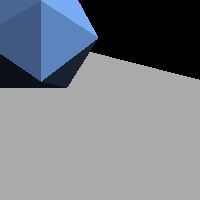
Frame 1 (no input)
Frame 60 (the mouse pressed at the canvas centre just before this capture): identical to frame 1, image omitted
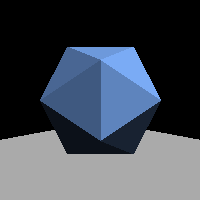
Frame 120 (the mouse held since frame 60 and released just before this capture)

The Processing sketch that drew these frames (run headless with seeded random() and noise(); from frame 60 on, the mouse is pressed at the canvas centre):

// Processing sketch: raytracer_6_shader
// ── raytracer_6_shader.pde
class Vec{
  float x, y, z;
  Vec(float x0, float y0, float z0){
    x = x0; y = y0; z = z0;
  }
  Vec(Vec v0){
    x = v0.x; y = v0.y; z = v0.z;
  }
  Vec add(Vec v){
    return new Vec(x+v.x, y+v.y, z+v.z);
  }
  Vec sub(Vec v){
    return new Vec(x-v.x, y-v.y, z-v.z);
  }
  Vec cross(Vec v){
    return new Vec(y*v.z-z*v.y, z*v.x-x*v.z, x*v.y-y*v.x);
  }
  float dot(Vec v){
    return x*v.x+y*v.y+z*v.z;
  }
  Vec mult(float k){
    return new Vec(k*x, k*y, k*z);
  }
  float abs(){
    return sqrt(x*x+y*y+z*z);
  }
  void normalize(){
    float a = this.abs();
    x/=a; y/=a; z/=a;
  }
  float angle(Vec v){
    return acos(this.dot(v)/this.abs()/v.abs());
  }
}

float INF = 1001001001;

class Ray{
  Vec ori, dir;
  Ray(Vec o0, Vec d0){
    ori = new Vec(o0);
    dir = new Vec(d0);
  }
  void normalize(){
    dir.normalize();
  }
}

class Tri{
  Vec v0, v1, v2;
  color c;
  Tri(Vec w0, Vec w1, Vec w2){
    v0 = new Vec(w0);
    v1 = new Vec(w1);
    v2 = new Vec(w2);
  }
  Vec getH(){
    Vec ret = ((v1.sub(v0)).cross(v2.sub(v0)));
    ret.normalize();
    return ret;
  }
}

/*
  Thomas's algorithm
  written in "Fast, Minimum Storage Ray/Triangle Intersection"
  see http://www.graphics.cornell.edu/pubs/1997/MT97.pdf
*/
Vec cross(Ray r, Tri tr){
  Vec e1 = tr.v1.sub(tr.v0);
  Vec e2 = tr.v2.sub(tr.v0);
  
  Vec pv, tv, qv;
  float t, u, v;
  
  pv = r.dir.cross(e2);
  float det = pv.dot(e1);
  
  if(det > 1e-3){
    tv = r.ori.sub(tr.v0);
    u = tv.dot(pv);
    if(u<0.0 || u>det) return new Vec(INF, INF, INF);
    qv = tv.cross(e1);
    v = r.dir.dot(qv);
    if(v<0.0 || u+v>det) return new Vec(INF, INF, INF);
  }else if(det < -1e-3){
    tv = r.ori.sub(tr.v0);
    u = tv.dot(pv);
    if(u>0.0 || u<det) return new Vec(INF, INF, INF);
    qv = tv.cross(e1);
    v = r.dir.dot(qv);
    if(v>0.0 || u+v<det) return new Vec(INF, INF, INF);
  }else{
    return new Vec(INF, INF, INF);
  }
  
  float idet = 1.0/det;
  t = e2.dot(qv)*idet;
  u *= idet;
  v *= idet;
  return new Vec(t, u, v);
}

class Screen{
  Vec ori, dx, dy;
  Screen(Vec o0, Vec x0, Vec y0){
    ori = new Vec(o0);
    dx = new Vec(x0);
    dy = new Vec(y0);
  }
  
}
  
void setup(){
  size(200, 200);
  colorMode(HSB, 100);
  frameRate(10);
}

void draw(){
  Vec ori = new Vec(1, (width/2-mouseX)/100.0, (height/2-mouseY)/100.0);
  Vec dir = new Vec(1, 0, 0);
  Vec v0 = new Vec(10, 1, 1);
  Vec v1 = new Vec(10, -1, 1);
  Vec v2 = new Vec(10, 0, -1);
//  Ray r = new Ray(ori, dir);
  Tri t = new Tri(v0, v1, v2);
//  Vec tuv = cross(r, t);
//  println(tuv.x +" "+ tuv.y +" "+ tuv.z);
  float G = (1+sqrt(5))/2;
  int N = 21;
  Tri[] tris = new Tri[100];
  tris[0] = new Tri(new Vec(G, 0, 1), new Vec(G, 0, -1), new Vec(1, G, 0));
  tris[1] = new Tri(new Vec(G, 0, -1), new Vec(G, 0, 1), new Vec(1, -G, 0));
  tris[2] = new Tri(new Vec(-G, 0, -1), new Vec(-G, 0, 1), new Vec(-1, G, 0));
  tris[3] = new Tri(new Vec(-G, 0, 1), new Vec(-G, 0, -1), new Vec(-1, -G, 0));
  
  tris[4] = new Tri(new Vec(1, G, 0), new Vec(-1, G, 0), new Vec(0, 1, G));
  tris[5] = new Tri(new Vec(-1, G, 0), new Vec(1, G, 0), new Vec(0, 1, -G));
  tris[6] = new Tri(new Vec(-1, -G, 0), new Vec(1, -G, 0), new Vec(0, -1, G));
  tris[7] = new Tri(new Vec(1, -G, 0), new Vec(-1, -G, 0), new Vec(0, -1, -G));
  
  tris[8] = new Tri(new Vec(0, 1, G), new Vec(0, -1, G), new Vec(G, 0, 1));
  tris[9] = new Tri(new Vec(0, -1, G), new Vec(0, 1, G), new Vec(-G, 0, 1));
  tris[10] = new Tri(new Vec(0, -1, -G), new Vec(0, 1, -G), new Vec(G, 0, -1));
  tris[11] = new Tri(new Vec(0, 1, -G), new Vec(0, -1, -G), new Vec(-G, 0, -1));
  
  tris[12] = new Tri(new Vec(G, 0, 1), new Vec(1, G, 0), new Vec(0, 1, G));
  tris[13] = new Tri(new Vec(G, 0, -1), new Vec(0, 1, -G), new Vec(1, G, 0));
  tris[14] = new Tri(new Vec(G, 0, 1), new Vec(0, -1, G), new Vec(1, -G, 0));
  tris[15] = new Tri(new Vec(G, 0, -1), new Vec(1, -G, 0), new Vec(0, -1, -G));
  
  tris[16] = new Tri(new Vec(-G, 0, -1), new Vec(-1, G, 0), new Vec(0, 1, -G));
  tris[17] = new Tri(new Vec(-G, 0, 1), new Vec(0, 1, G), new Vec(-1, G, 0));
  tris[18] = new Tri(new Vec(-G, 0, -1), new Vec(0, -1, -G), new Vec(-1, -G, 0));
//  tris[19] = new Tri(new Vec(INF, INF, INF), new Vec(INF, INF, INF), new Vec(INF, INF, INF));
  tris[19] = new Tri(new Vec(-G, 0, 1), new Vec(-1, -G, 0), new Vec(0, -1, G));
  
  tris[20] = new Tri(new Vec(3, 10, -2), new Vec(3, -10, -2), new Vec(30, 0, -2));
  tris[20].c = color(0, 0, 100);
  
  for(int i=0; i<20; i++){
    tris[i].c = color(60, 50, 100);
    tris[i].v0 = tris[i].v0.add(new Vec(10, 0, 0));
    tris[i].v1 = tris[i].v1.add(new Vec(10, 0, 0));
    tris[i].v2 = tris[i].v2.add(new Vec(10, 0, 0));
  }
  
  Screen sc = new Screen(new Vec(4, 1, 1), new Vec(0, -2, 0), new Vec(0, 0, -2));
  Vec lightVec = new Vec(1, 0.5, -1);
  
  PImage pi = createImage(width, height, HSB);
  pi.loadPixels();
  for(int i=0; i<pi.height; i++){
    for(int j=0; j<pi.width; j++){
      color c;
      float kx = (float)j/pi.width;
      float ky = (float)i/pi.height;
      Vec scp = (sc.ori.add(sc.dx.mult(kx))).add(sc.dy.mult(ky));
      Ray ry = new Ray(ori, scp.sub(ori));
      ry.normalize();
      c = color(0);
      float tmpt = INF;
      int tmpk = -1;
      for(int k=0; k<N; k++){
        Vec tuv = cross(ry, tris[k]);
        if(tuv.x < tmpt){
          c = tris[k].c;
          tmpt = tuv.x;
          tmpk = k;
        }
      }
      if(tmpk>=0){
        float a = tris[tmpk].getH().angle(lightVec);
        if(-cos(a)>0.1){
          c = color(hue(c), saturation(c), brightness(c)*(-cos(a)));
        }else{
          c = color(hue(c), saturation(c), brightness(c)*0.1);
        }
      }
      pi.pixels[i*pi.width+j] = c;
    }
  }
  image(pi, 0, 0);
}
